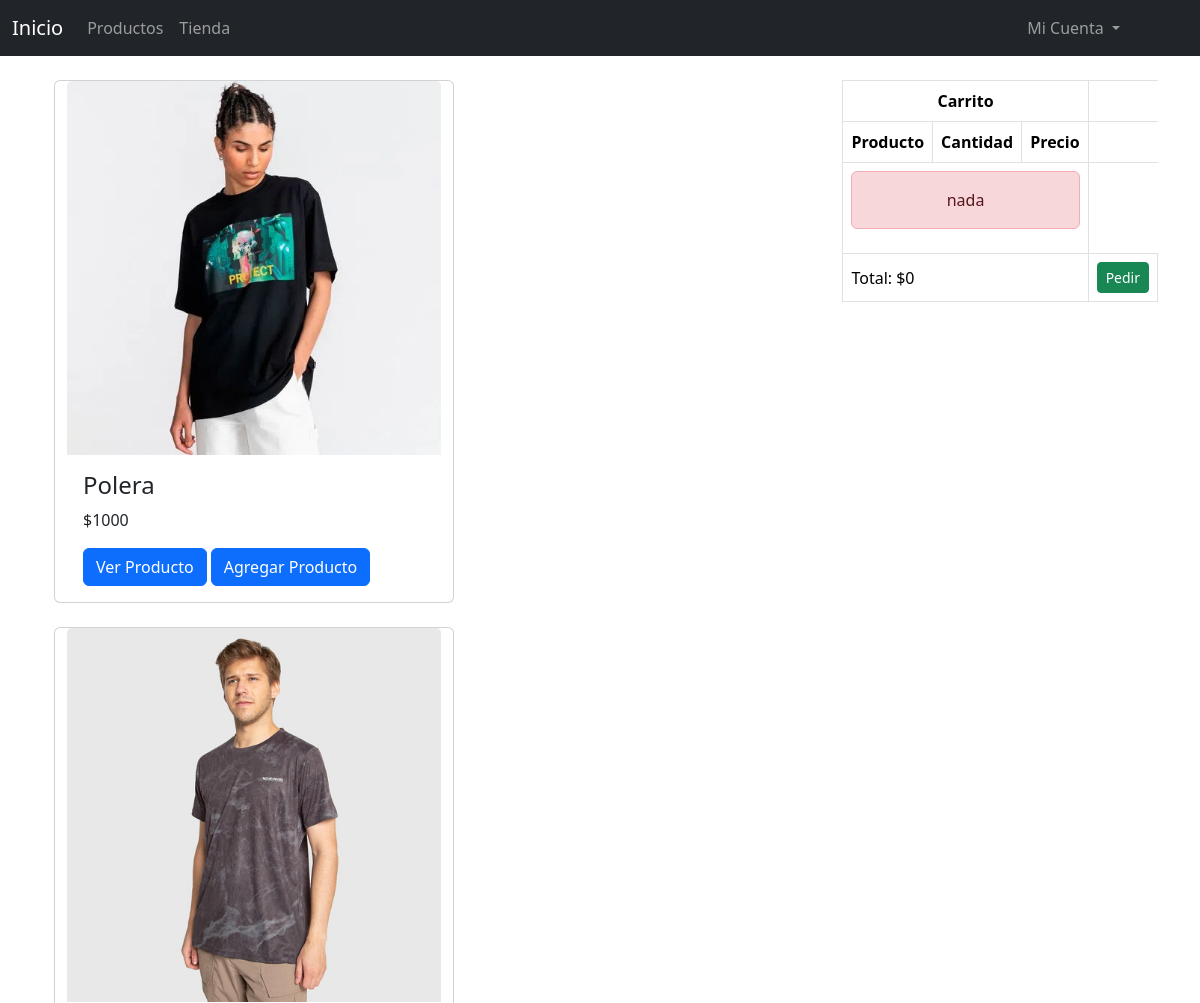
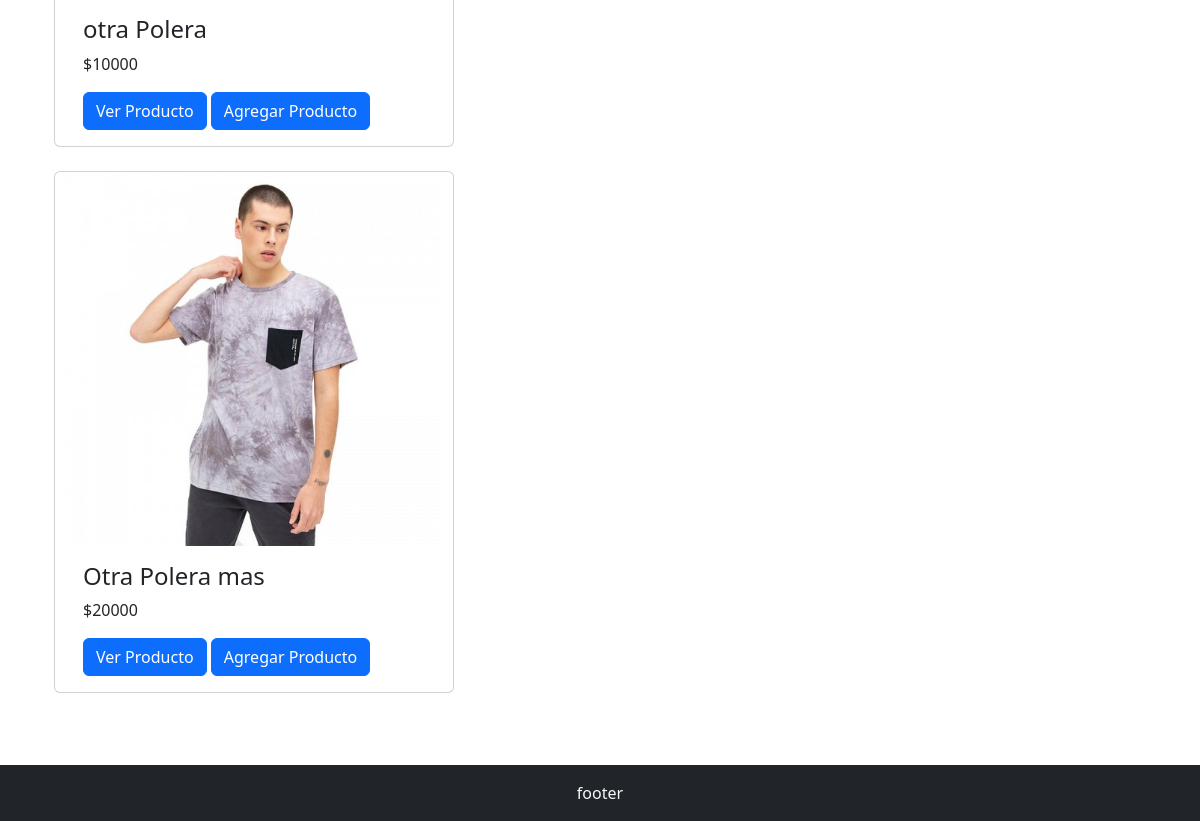
The app's page /, older data (2 pictures, top to bottom).
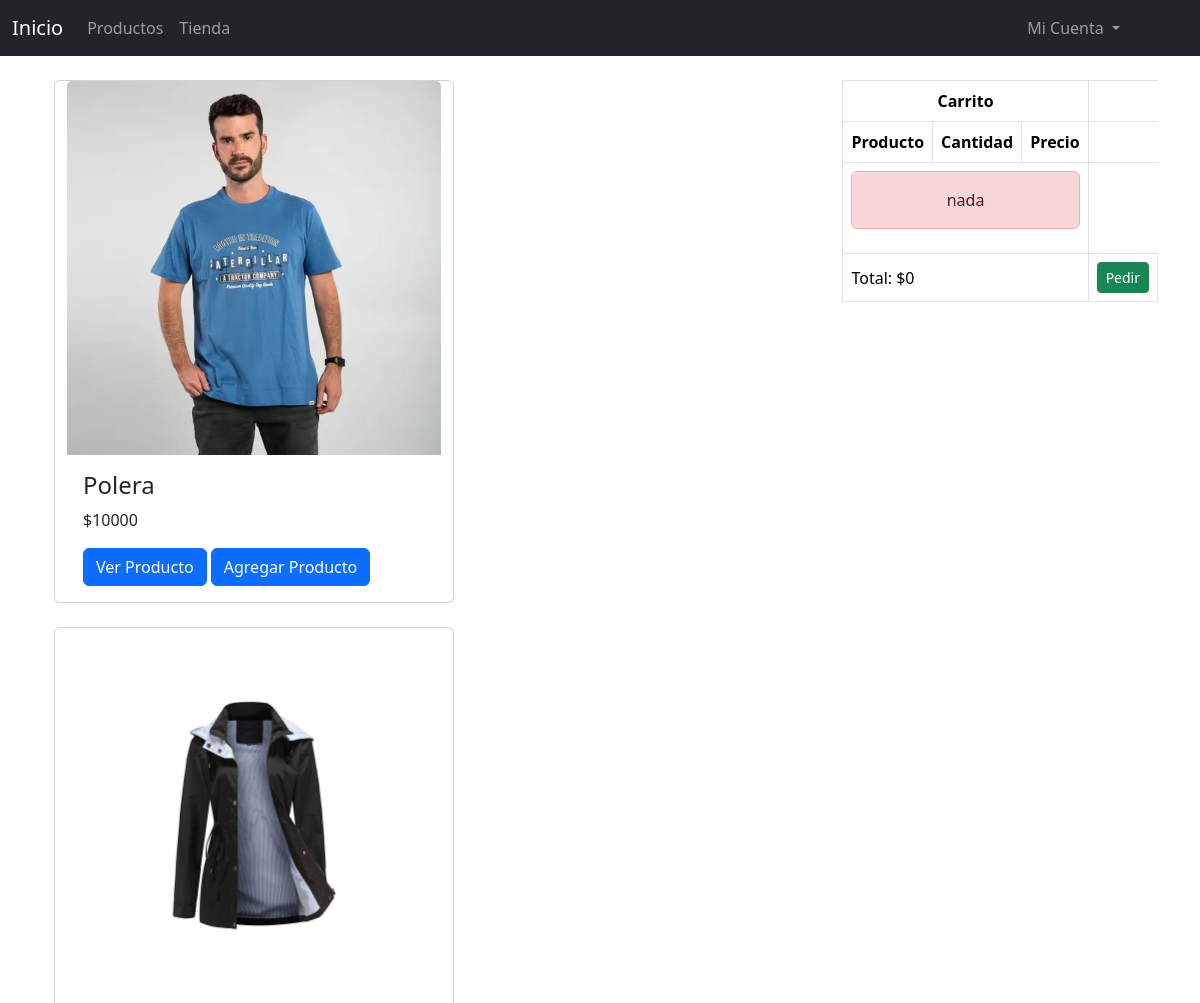
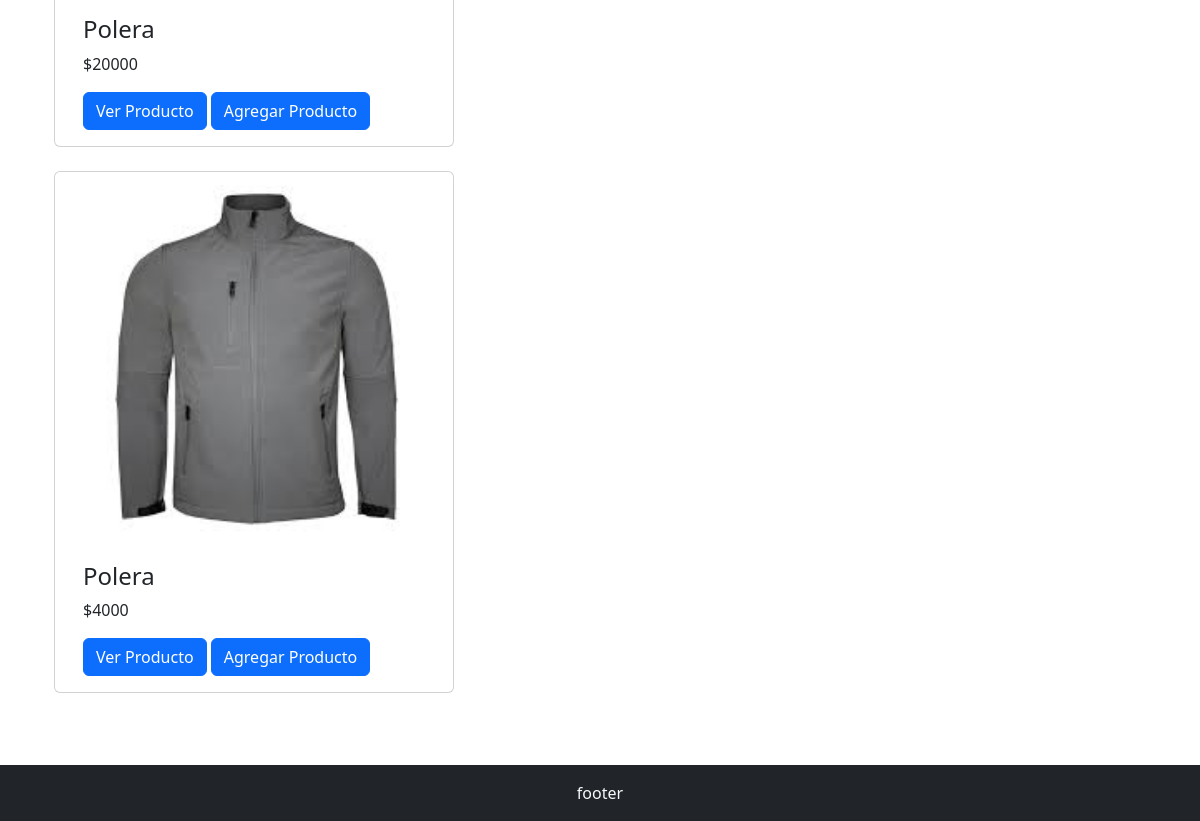
The same page, newer data (2 pictures, top to bottom).
### aplicacion/models.py (models this page shows, shortened)
class Producto(models.Model):
    id=models.IntegerField(primary_key=True)
    nombre=models.CharField(max_length=50)
    descripcion=models.TextField(max_length=300)
    precio=models.IntegerField()
    stock=models.IntegerField()
    imagen=models.ImageField(upload_to="productos")

### aplicacion/views.py (the view)
# urls.py: path('', index, name="index"),
def index(request):
    carro=Carro(request)
    productos=Producto.objects.all()
    contexto= {'prod':productos}
    return render(request, 'aplicacion/index.html', contexto)

### carro/context_processor.py (called while the page is built)
def importe_total_carro(request):
    total = 0
    if request.user.is_authenticated:
        carro = request.session.get("carro", {})  # Obtener el diccionario del carrito o un diccionario vacío si no existe
        for key, value in carro.items():
            precio = float(value.get("precio", 0))
            total += precio
    return {"importe_total_carro": total}

### aplicacion/templates/aplicacion/index.html
{% extends 'aplicacion/base.html' %}
{% load static %}
{% block contenido %}
<div style="float: right;">
    {% include "carro/widget.html" %}
</div>
<div class="container">
<div class="row">
    {% for p in prod %}
    <div class="col-12 card mb-4" style="width:400px">
        <img class="card-img-top" src="{{ p.imagen }}" alt="Card image">
        <div class="card-body">
            <h4 class="card-title">{{p.nombre}}</h4>
            <p class="card-text">${{p.precio }}</p>
            <a href="{% url 'verproducto' p.id %}" class="btn btn-primary">Ver Producto</a>
            <a href="{% url 'carro:agregar' p.id %}" class="btn btn-primary">Agregar Producto</a>
        </div>
    </div>
    {% endfor %}
</div>
</div>
{% endblock contenido %}

### aplicacion/templates/aplicacion/base.html (shortened to what this page needs)
{% load static %}
<!DOCTYPE html>
<html lang="es">
<head>
    <link href="{% static 'aplicacion/css/bootstrap.min.css' %}" rel="stylesheet" />
    <link href="{% static 'aplicacion/css/miestilo.css' %}" rel="stylesheet" />
</head>
<body>
    <nav class="navbar navbar-expand-sm bg-dark navbar-dark">
        <div class="container-fluid">
            <a class="navbar-brand" href="{% url 'index' %}">Inicio</a>
            <div class="collapse navbar-collapse" id="collapsibleNavbar">
                <ul class="navbar-nav">
                    <li class="nav-item">
                        <a class="nav-link" href="{% url 'productosuser' %}">Productos</a>
                    </li>
                    <li class="nav-item">
                        <a class="nav-link" href="#">Tienda</a>
                    </li>
                </ul>
                <ul class="navbar-nav" style="position: fixed;right:6%">
                    <li class="nav-item dropdown">
                        <a class="nav-link dropdown-toggle" href="#" id="navbarDarkDropdownMenuLink" role="button"
                            data-bs-toggle="dropdown" aria-expanded="false">
                            Mi Cuenta
                        </a>
                    </li>
                </ul>
            </div>
        </div>
    </nav>
    <div class="mt-4 container">
        {% block contenido %}
        {% endblock contenido %}
    </div>
    <footer class="footer bg-dark text-light mt-5">
        <div class="p-3">
            <div class="row">
                <div class="col-sm-4"></div>
                <div class="col-sm-4 text-center">footer</div>
                <div class="col-sm-4"></div>
            </div>
        </div>
    </footer>
</body>
</html>

### aplicacion/templates/carro/widget.html
<table class="table table-bordered" style="color: black">
    <thead>
        <tr>
            <th colspan="3" class="text-center">
                Carrito
            </th>
        </tr>
        <tr>
            <th>Producto</th>
            <th>Cantidad</th>
            <th>Precio</th>
        </tr>
    </thead>
    <tbody>
        {% if request.session.carro.items %}
            {% for key, value in request.session.carro.items %}
                <tr class="text-center">
                    <td>{{value.nombre}}</td>
                    <td>{{value.cantidad}}</td>
                    <td>
                        <a href="{% url 'carro:agregar' value.id %}" class="btn btn-sm btn-success">+</a>
                        <a href="{% url 'carro:restar' value.id %}" class="btn btn-sm btn-danger">-</a><br>
                        {{value.precio}}
                    </td>
                </tr>
            {% endfor %}
        {% else %}
            <tr>
                <td colspan="3">
                    <p class="alert alert-danger text-center"> nada</p>
                </td>
            </tr>
        {% endif %}
    </tbody>
    <tfoot>
        <tr>
        <td colspan="3">Total: ${{importe_total_carro}}</td>
        <td colspan="3"><a href="{% url 'crearpedido' %}" class="btn btn-sm btn-success">Pedir</a>
        </td>
    </tr>
    </tfoot>
</table>

### aplicacion/static/aplicacion/css/miestilo.css (style rules this page uses)
.footer { position:relative; left: 0; bottom: 0; width: 100%; }

Row changes from the older to the newer data that the page shows:
changed Producto (number 1 of 3 on the later page): imagen: a different picture; precio "1000" → "10000"
changed Producto (number 2 of 3 on the later page): imagen: a different picture; nombre "otra Polera" → "Polera"; precio "10000" → "20000"
changed Producto (number 3 of 3 on the later page): imagen: a different picture; nombre "Otra Polera mas" → "Polera"; precio "20000" → "4000"
